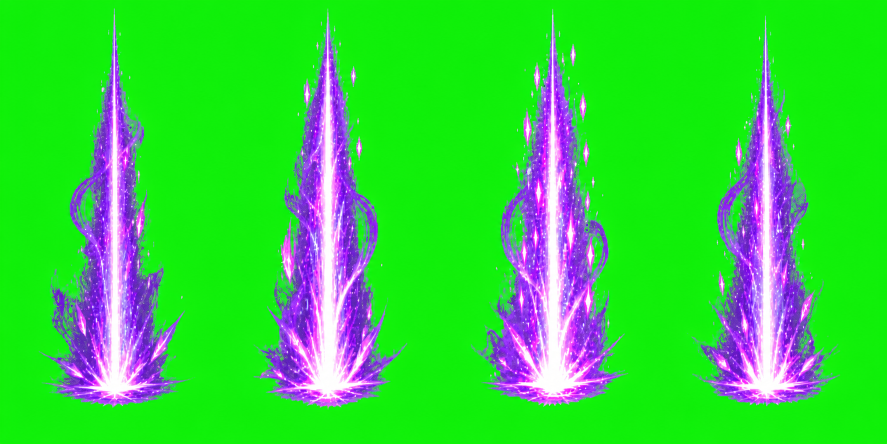
#> input picture asset-sources/imagegen/loot-pillar-epic-v4-source.png, 1774 x 887 px (shown at 1/2 size)
$ python -i build_loot_pillar_epic_v4.py   (imports and definitions only)
#> lines starting #> are read from the running program, lines starting #| are printed output that depends on the picture; after the words box and inside, x2 and y2 are one past the last pixel; in counts of white or black regions, pixels touching at a corner belong together
#> further down, picture is the input picture: PIL image 1774x887 RGB; mean R, G, B 55.1, 208.3, 64
"""Build the unclipped heroic V4 persistent loot-pillar atlas.

The accepted ImageGen source repairs the four violet pillar tips on a green
chroma background.  This builder keeps every proportional source cell at one
fixed full-cell scale, removes only residual green/cyan key spill, registers
the lower flare and energy centroid, and validates that no flat top survives.
"""

from __future__ import annotations

import hashlib
import json
from pathlib import Path

import numpy as np
from PIL import Image


ROOT = Path(__file__).resolve().parents[1]
SOURCE = ROOT / "asset-sources/imagegen/loot-pillar-epic-v4-source.png"
KEYED_SOURCE = ROOT / "asset-sources/imagegen/loot-pillar-epic-v4-keyed.png"
PROMPT_METADATA = ROOT / "asset-sources/imagegen/loot-pillar-epic-v4.prompt.json"
REFERENCE_INPUT = ROOT / "public/assets/effects/loot-pillar-epic-v3.png"
OUTPUT = ROOT / "public/assets/effects/loot-pillar-epic-v4.png"
REPORT = ROOT / "public/assets/effects/loot-pillar-epic-v4.build.json"

FRAME_COUNT = 4
CELL_WIDTH = 256
CELL_HEIGHT = 512
TARGET_FLARE_Y = 475
TARGET_LOWER_ENERGY_CENTROID_X = 128
LOWER_ENERGY_START_Y = round(CELL_HEIGHT * 0.68)
FLARE_SEARCH_START_Y = round(CELL_HEIGHT * 0.72)
VISIBLE_ALPHA_THRESHOLD = 64
TRANSPARENT_ALPHA_CUTOFF = 8
MIN_TOP_PADDING = 24
MIN_BOTTOM_PADDING = 8
MIN_HORIZONTAL_PADDING = 8
TOP_PROFILE_ROWS = 24
MAX_FIRST_VISIBLE_RUN = 4
FLAT_PLATEAU_RUN = 10
MAX_CENTROID_ERROR = 0.75
PIXEL_DIFFERENCE_THRESHOLD = 16
BRIGHT_LUMINANCE_THRESHOLD = 205.0


def digest_bytes(data: bytes) -> str:
    return hashlib.sha256(data).hexdigest()


def digest(path: Path) -> str:
    return digest_bytes(path.read_bytes())


def relative(path: Path) -> str:
    return path.relative_to(ROOT).as_posix()


def proportional_edges(length: int, segments: int) -> list[int]:
    return [round(index * length / segments) for index in range(segments + 1)]


def premultiplied_resize(image: Image.Image, size: tuple[int, int]) -> Image.Image:
    """Resize translucent glow without blending transparent RGB into its edge."""
    return image.convert("RGBa").resize(size, Image.Resampling.LANCZOS).convert("RGBA")


def clear_hidden_rgb(image: Image.Image) -> Image.Image:
    rgba = np.asarray(image.convert("RGBA"), dtype=np.uint8).copy()
    alpha = rgba[:, :, 3]
    alpha[alpha < TRANSPARENT_ALPHA_CUTOFF] = 0
    rgba[alpha == 0, :3] = 0
    rgba[:, :, 3] = alpha
    return Image.fromarray(rgba, "RGBA")


def clean_green_cyan_key_spill(image: Image.Image) -> tuple[Image.Image, int]:
    """Rotate only saturated green/cyan fringe into the authored violet family."""
    rgba = np.asarray(image.convert("RGBA"), dtype=np.uint8).copy()
    hsv = np.asarray(
        Image.fromarray(rgba[:, :, :3], "RGB").convert("HSV"),
        dtype=np.uint8,
    ).copy()
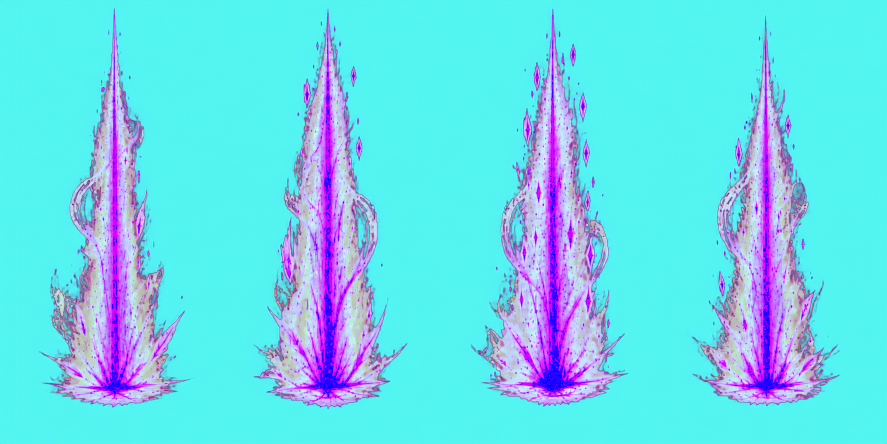
#> hsv: shape (887, 1774, 3) (shown at 1/2 size); mean R, G, B 107.1, 216.8, 236.7
    hue_degrees = hsv[:, :, 0].astype(np.float32) * (360.0 / 255.0)
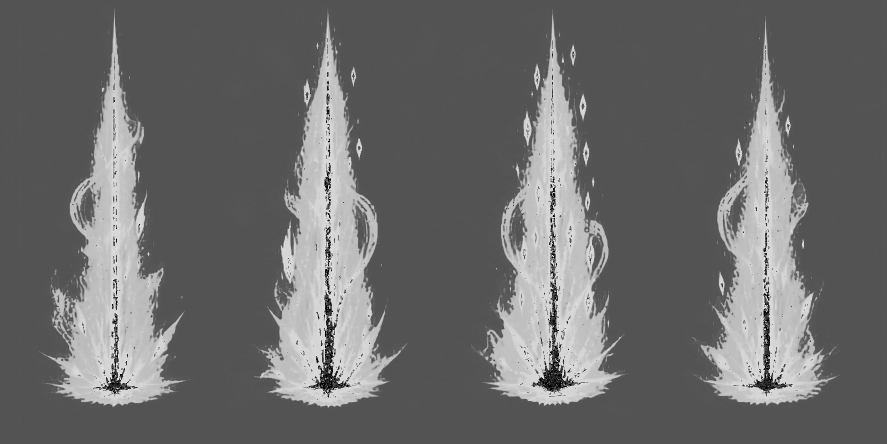
#> hue_degrees: shape (887, 1774) float32 (shown at 1/2 size); min 0, max 355.8, mean 151.1; drawn with min black and max white
    saturation = hsv[:, :, 1].astype(np.float32) / 255.0
    value = hsv[:, :, 2].astype(np.float32) / 255.0
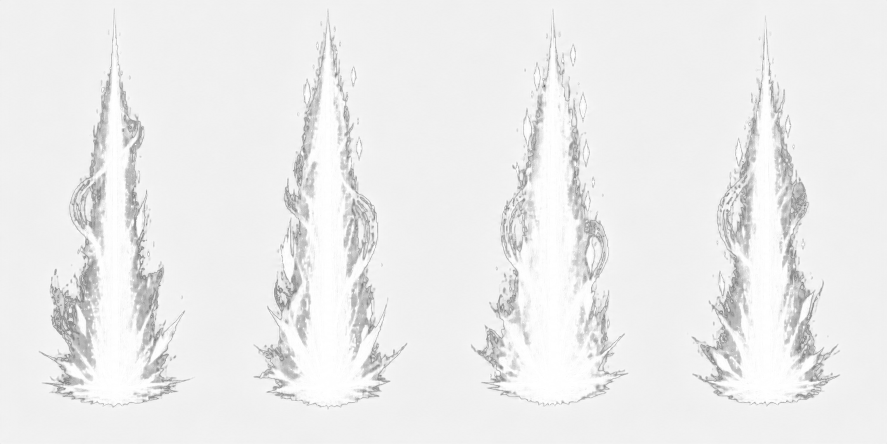
#> value: shape (887, 1774) float32 (shown at 1/2 size); min 0.341, max 1, mean 0.928
    alpha = rgba[:, :, 3]
#> alpha: shape (887, 1774); every value is 255
    spill = (
        (alpha > 0)
        # Use a slightly wider cleanup gate than the report classifier so
        # RGB/HSV rounding cannot leave a one-pixel green or cyan fringe.
        & (hue_degrees >= 45.0)
        & (hue_degrees <= 230.0)
        & (saturation >= 0.12)
        & (value >= 0.08)
    )
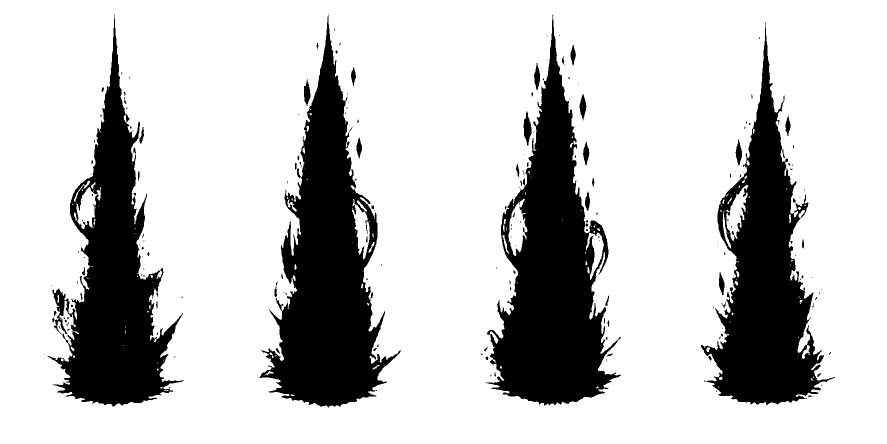
#> spill: shape (887, 1774) bool (shown at 1/2 size); 77.9% white; 205 black regions (143 under 20 px), largest, box (x1, y1, x2, y2) and area: (519, 30, 802, 816) 92573, (971, 29, 1242, 811) 92419, (95, 29, 368, 814) 78622

    # Preserve saturation/value texture and change hue only.  The small range
    # variation avoids replacing nuanced edge pixels with one flat purple.
    violet_hue = 280.0 + np.clip(
        (hue_degrees - 45.0) / (230.0 - 45.0),
        0.0,
        1.0,
    ) * 12.0
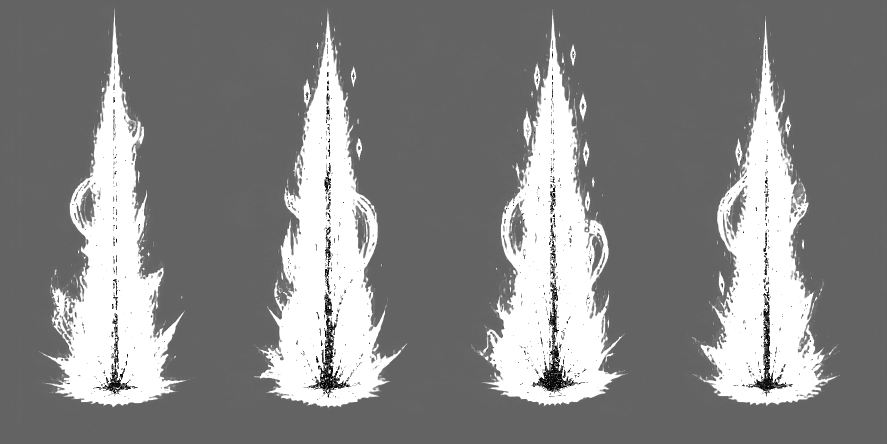
#> violet_hue: shape (887, 1774) float32 (shown at 1/2 size); min 280, max 292, mean 286.3; drawn with min black and max white
    hsv[:, :, 0][spill] = np.rint(violet_hue[spill] * (255.0 / 360.0)).astype(
        np.uint8
    )
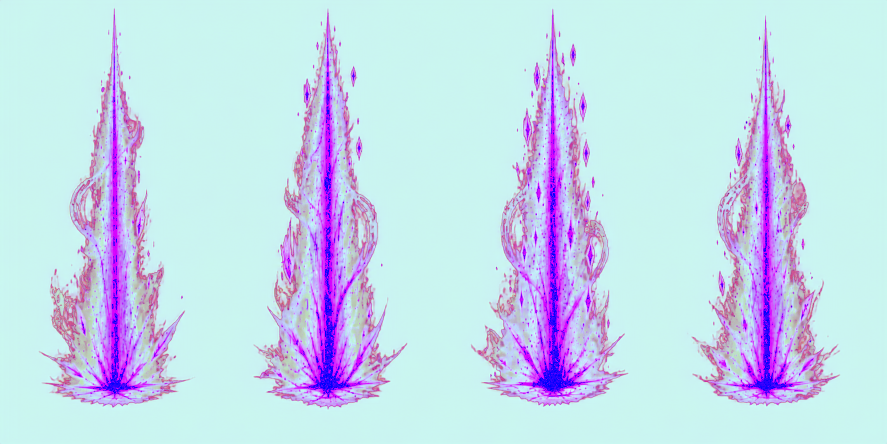
#> hsv: shape (887, 1774, 3) (shown at 1/2 size); mean R, G, B 198.6, 216.8, 236.7
    corrected_rgb = np.asarray(Image.fromarray(hsv, "HSV").convert("RGB"))
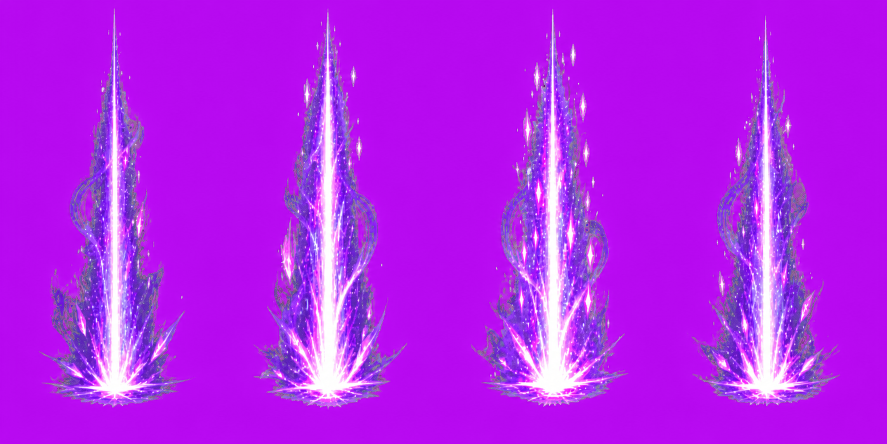
#> corrected_rgb: shape (887, 1774, 3) (shown at 1/2 size); mean R, G, B 181.5, 34.4, 236.6
    rgba[:, :, :3][spill] = corrected_rgb[spill]
    return clear_hidden_rgb(Image.fromarray(rgba, "RGBA")), int(np.count_nonzero(spill))


# [6 lines left out: function luminance_array, not called in this run]


def energy_array(image: Image.Image) -> np.ndarray:
    rgba = np.asarray(image.convert("RGBA"), dtype=np.uint8)
    return luminance_array(rgba) * (rgba[:, :, 3].astype(np.float32) / 255.0)


def measure_flare_y(image: Image.Image) -> int:
    row_energy = np.sum(energy_array(image), axis=1)
    return FLARE_SEARCH_START_Y + int(np.argmax(row_energy[FLARE_SEARCH_START_Y:]))


# [81 lines left out: functions measure_lower_energy_centroid_x, translate_frame, reserve_bottom_padding, register_frame, rgb_to_hsv, max_contiguous_run, not called in this run]


def rounded(value: float) -> float:
    return round(float(value), 6)


# [340 lines left out: functions frame_metrics, temporal_difference, range_summary, image_record, main, not called in this run]


# [2 lines not run here, left out]

>>> from PIL import Image
>>> picture = Image.open('../asset-sources/imagegen/loot-pillar-epic-v4-source.png')
>>> result = clean_green_cyan_key_spill(picture)
